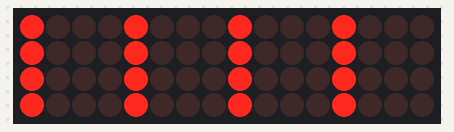
Simulated run of this sketch. Board: Arduino Uno, built with avr-gcc and run on an emulated ATmega328P. Shown: 16×4 LED matrix. Wiring (inferred from the names in the program): LED cube drawn one layer per row (orientation assumed): layers pin 2, pin 3, pin 4, pin 5; columns pin 6, pin 7, pin 8, pin 9, pin 10, pin 11, pin 12, pin 13, A0, A1, A2, A3, A4, A5, pin 0, pin 1.

Above: at 1.21 s.

The sketch:

LED_Cube_X_Axis_Plane_Sweep_Animation.ino
```cpp
// ————————————————————————————————
// 4×4×4 LED Cube: X‑Axis Plane Sweep
// ————————————————————————————————

const uint8_t layerPins[4] = {2, 3, 4, 5};     // Z layers 0–3
const uint8_t colPins[16] = {
  6,  7,  8,  9,        // X=0, Y=0–3
  10, 11, 12, 13,       // X=1, Y=0–3
  A0, A1, A2, A3,       // X=2, Y=0–3
  A4, A5,               // X=3, Y=0–1
  0,  1                 // X=3, Y=2–3 (using D0/D1)
};

uint16_t cubeData[4];    // [z] → 16‑bit mask of (x,y)

// ————————————————————————————————
// Helpers
// ————————————————————————————————
void clearCube() {
  for (uint8_t z = 0; z < 4; z++) cubeData[z] = 0;
}

void setVoxel(uint8_t x, uint8_t y, uint8_t z, bool on) {
  if (x>3||y>3||z>3) return;
  uint8_t bit = y*4 + x;
  if (on)  cubeData[z] |=  (1 << bit);
  else     cubeData[z] &= ~(1 << bit);
}

void drawCubeFrame() {
  for (uint8_t z = 0; z < 4; z++) {
    // set columns for this layer
    for (uint8_t i = 0; i < 16; i++) {
      bool ledOn = (cubeData[z] & (1 << i));
      digitalWrite(colPins[i], ledOn ? HIGH : LOW);
    }
    // enable layer z
    digitalWrite(layerPins[z], HIGH);
    delayMicroseconds(1000);
    digitalWrite(layerPins[z], LOW);
  }
}

// ————————————————————————————————
// X‑Plane Sweep Animation
// ————————————————————————————————
void animPlaneSweepX(uint8_t repeat = 3, uint16_t holdDelay = 150) {
  for (uint8_t r = 0; r < repeat; r++) {

    // Front to Back: X = 0 → 3
    for (uint8_t x = 0; x < 4; x++) {
      clearCube();
      for (uint8_t z = 0; z < 4; z++) {
        for (uint8_t y = 0; y < 4; y++) {
          setVoxel(x, y, z, true);
        }
      }
      drawCubeFrame();
      delay(holdDelay);
    }

    // Back to Front: X = 2 → 0 (skip X=3 to avoid duplicate frame)
    for (int8_t x = 2; x >= 0; x--) {
      clearCube();
      for (uint8_t z = 0; z < 4; z++) {
        for (uint8_t y = 0; y < 4; y++) {
          setVoxel(x, y, z, true);
        }
      }
      drawCubeFrame();
      delay(holdDelay);
    }
  }
}

// ————————————————————————————————
// Setup & Loop
// ————————————————————————————————
void setup() {
  // layers off
  for (uint8_t i = 0; i < 4; i++) {
    pinMode(layerPins[i], OUTPUT);
    digitalWrite(layerPins[i], LOW);
  }
  // columns off
  for (uint8_t i = 0; i < 16; i++) {
    pinMode(colPins[i], OUTPUT);
    digitalWrite(colPins[i], LOW);
  }
}

void loop() {
  animPlaneSweepX();   // run the X‑axis sweep
  delay(1000);         // pause before next cycle
}
```
